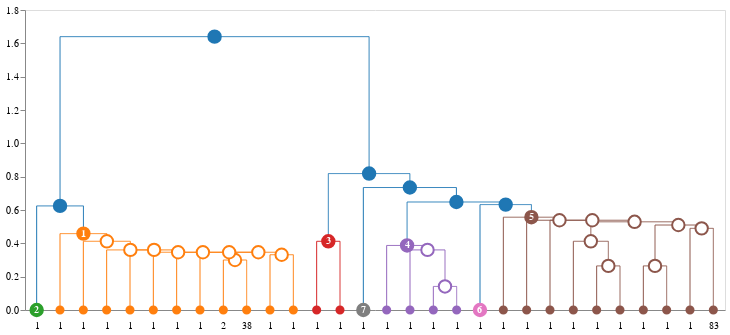

Notebook source saved alongside this figure:
### Code cell
#plot in Altair
from idendro.targets.altair import to_altair

to_altair(dendrogram=dendrogram, height=300, width=700)
